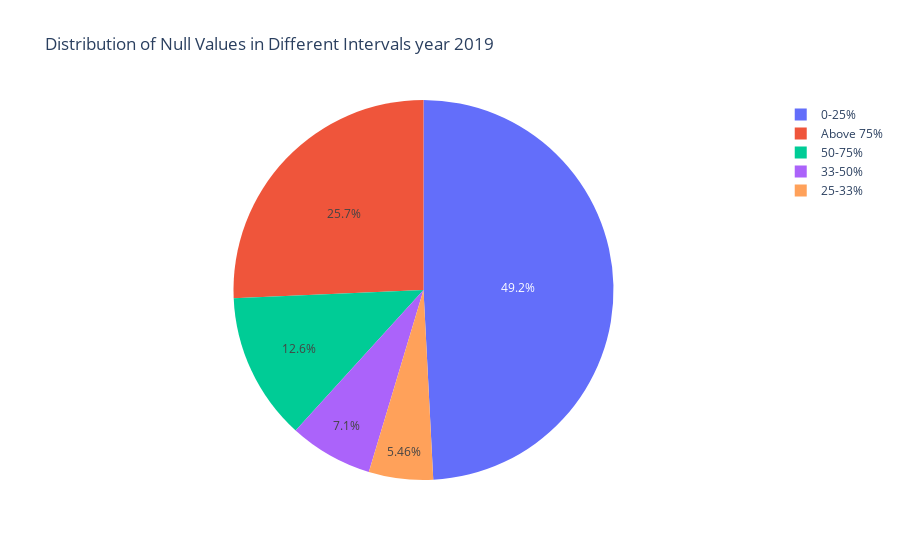

The cell this chart's notebook holds for it:
### Code cell
import pandas as pd
import plotly.express as px

#def count_columns_with_null_in_intervals(dataframe):
    # ... (Your existing function to count columns in intervals)
#cleaned_df 

# Get the count of columns with null values in specified intervals
interval_counts = count_columns_with_null_in_intervals(cleaned_df)

# Create a pie chart using Plotly
labels = list(interval_counts.keys())
values = list(interval_counts.values())

fig = px.pie(
    names=labels,
    values=values,
    title="Distribution of Null Values in Different Intervals year 2019",
)

fig.show()
# Save the pie chart as an HTML file
fig.write_html("/home/sysadm/Downloads/2019_nan_values_pie_chart.html")

### Figure 1 — Plotly figure (JSON) as saved in the notebook; plotly's stock layout.template omitted (floating-point values rounded to 4 significant figures)
{"data": [{"domain": {"x": [0, 1], "y": [0, 1]}, "hovertemplate": "label=%{label}<br>value=%{value}<extra></extra>", "labels": ["25-33%", "0-25%", "33-50%", "50-75%", "Above 75%"], "legendgroup": "", "name": "", "showlegend": true, "type": "pie", "values": [10, 90, 13, 23, 47]}], "layout": {"autosize": true, "legend": {"tracegroupgap": 0}, "title": {"text": "Distribution of Null Values in Different Intervals year 2019"}}}
